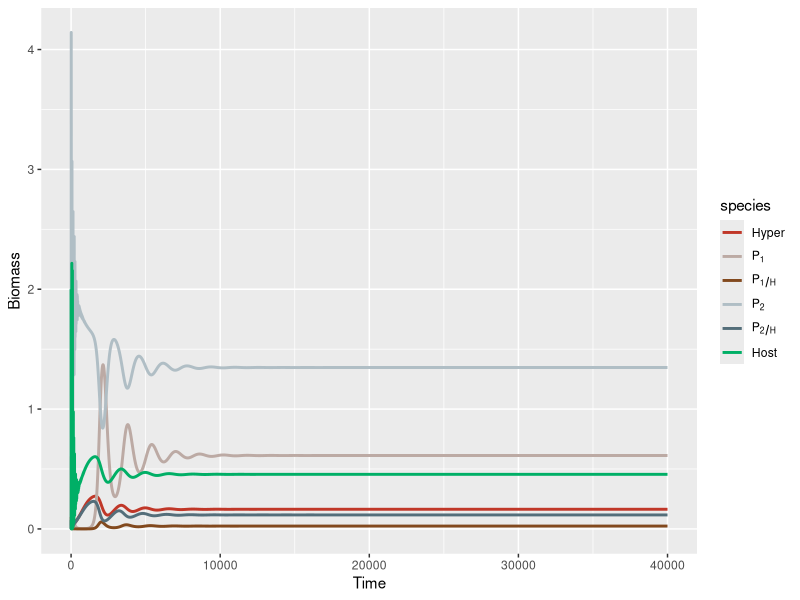

Write the R code that produced this figure. (Note: this script raises an error after producing the figure.)
library(deSolve)
library(tidyverse)

### Build up Mechanism 2 ----
M2 <- function(times, state, parms) {
  with(as.list(c(state, parms)), {
    dH_dt = (h1 * o1 * P1H) + (h2 * o2 * P2H) - (c1 * b1 * P1 + c2 * b2 * P2) * H - (d * H)
    dP1H_dt = (b1 * P1 * H) + DL * (e1H * psi1 * a1 * P1H * S) - (o1 + m1) * P1H
    dP2H_dt = (b2 * P2 * H) + DL * (e2H * psi2 * a2 * P2H * S) - (o2 + m2) * P2H
    dP1_dt = (e1 * a1 * P1) * S - (b1 * P1) * H + (1 - DL) * (e1H * psi1 * a1 * P1H * S) - m1 * P1
    dP2_dt = (e2 * a2 * P2) * S - (b2 * P2) * H + (1 - DL) * (e2H * psi2 * a2 * P2H * S) - m2 * P2
    dS_dt = (r * S * (1-S/K) - (a1 * P1 + a2 * P2 + psi1 * a1 * P1H + psi2 * a2 * P2H) * S)# * epsilon
    return(list(c(dH_dt, dP1H_dt, dP2H_dt, dP1_dt, dP2_dt, dS_dt)))
  })
}

### Model parameters ----
times <- seq(0, 40000, by = 0.1)
#state <- c(H = 1, P1H = 0, P2H = 0, P1 = 2, P2 = 2, S = 5)
state <- c(H = 0.1, P1H = 0, P2H = 0, P1 = 0.01, P2 = 0.01, S = 2)
#state <- c(H = 0.1638255, P1H = 0.02361139, P2H =  0.1168105, P1 =  0.6125324, P2 = 1.346811, S = 0.4553895)
#Change alpha and beta--
parms <- c(epsilon = 1,
           r = 1, K = 10,
           a1 = 0.35, a2 = 0.5, psi1 = 1, psi2 = 1, e1 = 0.5, e2 = 0.5,
           b1 = 0.2, b2 = 0.45, m1 = 0.05, m2 = 0.05, e1H = 0.5, e2H = 0.5,
           o1 = 0.8, o2 = 0.8, h1 = 1, h2 = 1, c1 = 0.9, c2 = 0.9, d = 0.03, DL = 0)

#parms <- c(r = 1, K = 10,a1 = 0.35, a2 = 0.5, psi1 = 1, psi2 = 1, e1 = 0.5, e2 = 0.5,b1 = 0.2, b2 = 0.45, m1 = 0.05, m2 = 0.0536, e1H = 0.5, e2H = 0.5,o1 = 0.8, o2 = 0.8, h1 = 1, h2 = 1, c1 = 0.9, c2 = 0.9, d = 0.03, DL = 0)

### Model application ----
pop_size = ode(func = M2, times = times, y = state, parms = parms)

tail(pop_size)

### Plot the result ----
## Plotting
pop_size %>%
  as.data.frame() %>%
  filter(time %% 10 == 0) %>%
  #filter(time > 1000) %>%
  #View()
  pivot_longer(cols = c("H", "P1H", "P2H", "P1", "P2", "S"), #"H", "P1H", "P2H", "P1", "P2", "S" 
             names_to = "species", values_to = "biomass") %>%
  #filter(species == c("H","S")) %>%
  ggplot(mapping = aes(x = time, y = biomass, color = species)) +
  labs(x = "Time", y = "Biomass") +  #title = expression(P[1]~"win") paste0("r =", parms["r"])) expression(α[1] == 0.35)+ #title = expression(α[1] == 0.35 ~","~ β[1] == 0.2 )
  geom_line(lwd = 1) +
  #geom_hline(yintercept = 0.28905636, color = "black", linetype = "dashed", size = 1) +
  scale_colour_manual(labels = c("H" = "Hyper", "P1" = expression(P[1]), "P1H" = expression(P[1/H]), "P2" = expression(P[2]), "P2H" = expression(P[2/H]), "S" = "Host"),
                      values = c("H" = "#C03728", "P1" = "#BCAAA4", "P1H" = "#82491E",
                                 "P2" = "#B0BEC5", "P2H" = "#546E7A", "S" = "#00AF66"))

#ggsave("P2 in m2 00536 Tless500.png", width = 20, height = 11.25, units = "cm", dpi = 1600)

### Plotting the per capita growth rate----
pop_size %>%
  as.data.frame() %>%
  filter(time %% 1 == 0) %>%
  #filter(time > 100) %>%
  #View()
  pivot_longer(cols = c("per_H", "per_P1H", "per_P2H", "per_P1", "per_P2", "per_S"), 
               #"H", "P1H", "P2H", "P1", "P2", "S" 
               #"per_H", "per_P1H", "per_P2H", "per_P1", "per_P2", "per_S"
               names_to = "species", values_to = "rate") %>%
  #filter(species == c("H","S")) %>%
  ggplot(mapping = aes(x = time, y = rate, color = species)) +
  labs(x = "Time", y = "Rate", title = expression(m[1] < m[2])) +  #paste0("r =", parms["r"]))
  geom_line(lwd = 1) +
  scale_colour_manual(labels = c("per_H" = expression(r[H]), "per_P1H" = expression(r[P[1/H]]),
                                 "per_P2H" = expression(r[P[2/H]]) , "per_P1" = expression(r[P[1]]),
                                 "per_P2" = expression(r[P[2]]), "per_S" = expression(r[S])),
                      values = c('per_H' = "#C03728", 'per_P1H' = "#82491E", 
                                 'per_P2H' = "#546E7A", 'per_P1' = "#BCAAA4", 
                                 'per_P2' = "#B0BEC5", 'per_S' = "#00AF66"))

View(pop_size)
sd(pop_size[(nrow(pop_size)-round(length(times)*0.35)):nrow(pop_size),"S"]) > 1e-8

## Theme setting
A = 
  theme_bw()+
  theme(
    plot.title = element_text(hjust = 0.5, size = 20),
    axis.text.x = element_text(size = 15),
    axis.text.y = element_text(size = 15),
    axis.title.x = element_text(size = 20),
    axis.title.y = element_text(size = 20),
    legend.text = element_text(size = 10),
    legend.text.align = 0)
theme_set(A)


### Calculate the S* of each time step
pop_size =
  pop_size %>%
  as.data.frame() %>%
  mutate(
       S2 = with(as.list(parms), {
         ((b2 * H + m2) * (m2 + o2))/ (e2 * a2 * (m2 + o2) + e2H * psi2 * a2 * b2 * H)}),
       S1 = with(as.list(parms), {
         ((b1 * H + m1) * (m1 + o1))/ (e1 * a1 * (m1 + o1) + e1H * psi1 * a1 * b1 * H)})
       )

## Plotting
pop_size %>%
  as.data.frame() %>%
  filter(time %% 1 == 0) %>%
  filter(time < 5000) %>%
  #View()
  pivot_longer(cols = c("H", "P1", "P2", "S1", "S2" ), #"H", "P1H", "P2H", "P1", "P2", "S" 
               names_to = "species", values_to = "biomass") %>%
  #filter(species == c("H","S")) %>%
  ggplot(mapping = aes(x = time, y = biomass, color = species)) +
  labs(x = "Time", y = "Biomass") +  #, title = expression(P[1]~"win") paste0("r =", parms["r"])) expression(α[1] == 0.35)
  geom_line(lwd = 1) +
  #geom_hline(yintercept = 0.133791930, color = "black", linetype = "dashed", size = 1) +
  scale_colour_manual(labels = c("H" = "Hyper", "P1" = expression(P[1]), "P1H" = expression(P[1/H]), "P2" = expression(P[2]), "P2H" = expression(P[2/H]), "S" = "Host"),
                      values = c("H" = "#C03728", "P1" = "#BCAAA4", "P1H" = "#82491E",
                                 "P2" = "#B0BEC5", "P2H" = "#546E7A", "S" = "#00AF66",
                                 "S1" = "#5e4a59", "S2" = "#a45ea1"))

tail(pop_size)
ggsave("m2 00536 sStar.png", width = 20, height = 11.25, units = "cm", dpi = 800)
